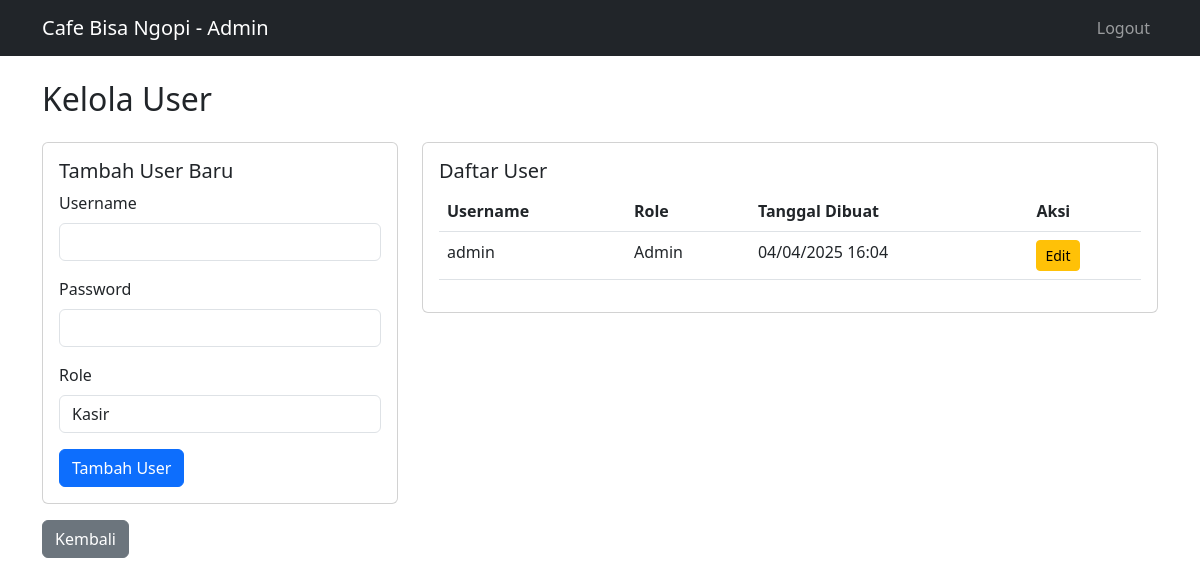
Page /pages/admin/users.php (signed in) on the earlier database version.
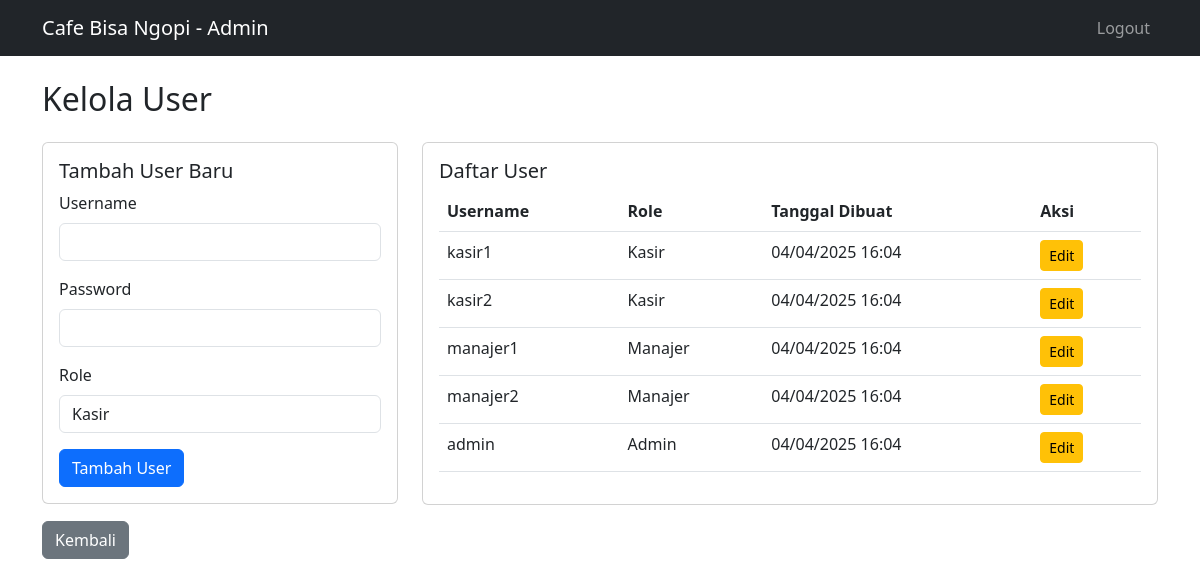
Same page on the later database version.
### tables this page shows
CREATE TABLE users (
    id INT PRIMARY KEY AUTO_INCREMENT,
    username VARCHAR(50) UNIQUE NOT NULL,
    password VARCHAR(255) NOT NULL,
    role ENUM('kasir', 'manajer', 'admin') NOT NULL,
    created_at TIMESTAMP DEFAULT CURRENT_TIMESTAMP
);

### pages/admin/users.php (the view, shortened to what this page needs)
<?php
require_once '../../config/database.php';
$stmt = $pdo->query("SELECT * FROM users ORDER BY role, username");
$users = $stmt->fetchAll();
?>
<!DOCTYPE html>
<html lang="en">
<head>
    <link href="https://cdn.jsdelivr.net/npm/bootstrap@5.3.0/dist/css/bootstrap.min.css" rel="stylesheet">
</head>
<body>
    <nav class="navbar navbar-expand-lg navbar-dark bg-dark">
        <div class="container">
            <a class="navbar-brand" href="dashboard.php">Cafe Bisa Ngopi - Admin</a>
            <div class="navbar-nav ms-auto">
                <a class="nav-link" href="../../auth/logout.php">Logout</a>
            </div>
        </div>
    </nav>
    <div class="container mt-4">
        <h2>Kelola User</h2>
        <div class="row mt-4">
            <div class="col-md-4">
                <div class="card">
                    <div class="card-body">
                        <h5 class="card-title">Tambah User Baru</h5>
                        <form method="POST">
                            <div class="mb-3">
                                <label class="form-label">Username</label>
                                <input type="text" name="username" class="form-control" required>
                            </div>
                            <div class="mb-3">
                                <label class="form-label">Password</label>
                                <input type="password" name="password" class="form-control" required>
                            </div>
                            <div class="mb-3">
                                <label class="form-label">Role</label>
                                <select name="role" class="form-control" required>
                                    <option value="kasir">Kasir</option>
                                </select>
                            </div>
                            <button type="submit" class="btn btn-primary">Tambah User</button>
                        </form>
                    </div>
                </div>
            </div>
            <div class="col-md-8">
                <div class="card">
                    <div class="card-body">
                        <h5 class="card-title">Daftar User</h5>
                        <div class="table-responsive">
                            <table class="table">
                                <thead>
                                    <tr>
                                        <th>Username</th>
                                        <th>Role</th>
                                        <th>Tanggal Dibuat</th>
                                        <th>Aksi</th>
                                    </tr>
                                </thead>
                                <tbody>
                                    <?php foreach ($users as $user): ?>
                                    <tr>
                                        <td><?php echo htmlspecialchars($user['username']); ?></td>
                                        <td><?php echo ucfirst($user['role']); ?></td>
                                        <td><?php echo date('d/m/Y H:i', strtotime($user['created_at'])); ?></td>
                                        <td>
                                            <button type="button" class="btn btn-sm btn-warning" data-bs-toggle="modal"
                                                data-bs-target="#editModal<?php echo $user['id']; ?>">
                                                Edit
                                            </button>
                                        </td>
                                    </tr>
                                    <?php endforeach; ?>
                                </tbody>
                            </table>
                        </div>
                    </div>
                </div>
            </div>
        </div>
        <a href="dashboard.php" class="btn btn-secondary mt-3">Kembali</a>
    </div>
</body>
</html>

Differences in the rows shown:
added users: username "kasir1", role "Kasir", created_at "04/04/2025 16:04"
added users: username "kasir2", role "Kasir", created_at "04/04/2025 16:04"
added users: username "manajer1", role "Manajer", created_at "04/04/2025 16:04"
added users: username "manajer2", role "Manajer", created_at "04/04/2025 16:04"
